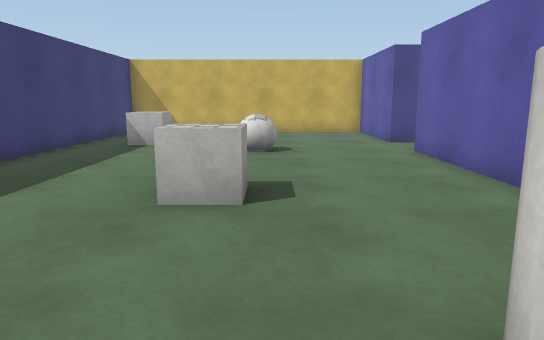
[1] (above)

16 first-person views from a walk through a scene from a Unity 3-D project. The camera is 1.2 m above the floor, tilts 10° down and sees 70° across. The floor is counted in squares, 1 m on a side. Each view is taken from the middle of a square. On the plan, view 1 faces up. The plan holds only what a view shows up to about 15 squares ahead; the rest is blank. Surface patterns are stand-ins for the level's own textures.

[2]
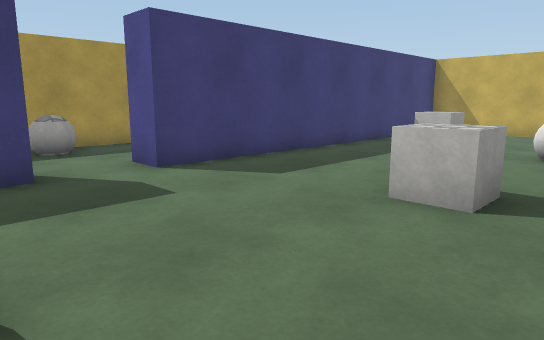

[3]
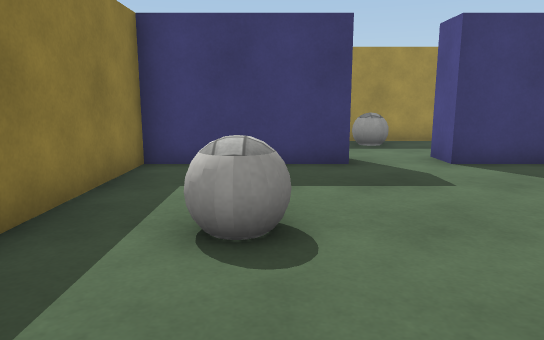

[4]
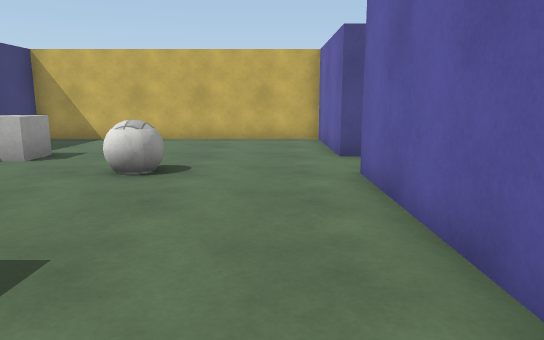

[5]
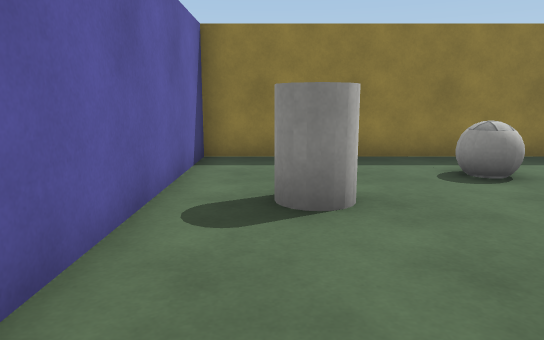

[6]
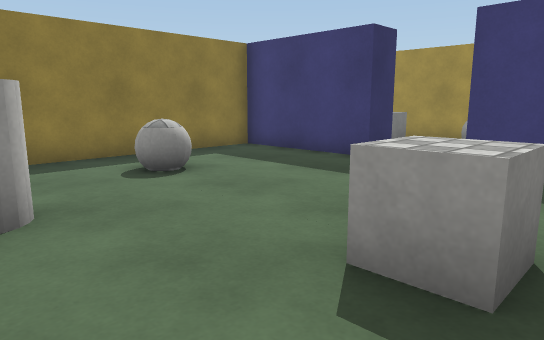

[7]
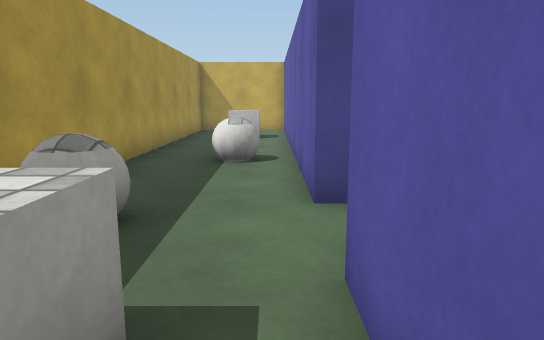

[8]
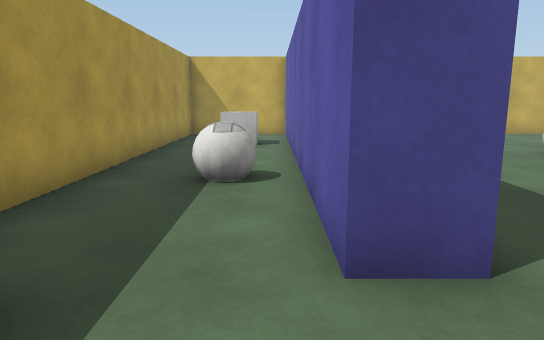

[9]
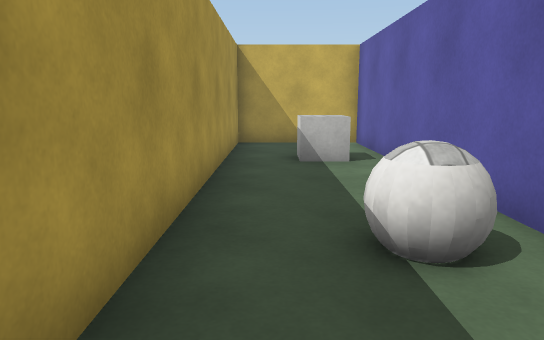

[10]
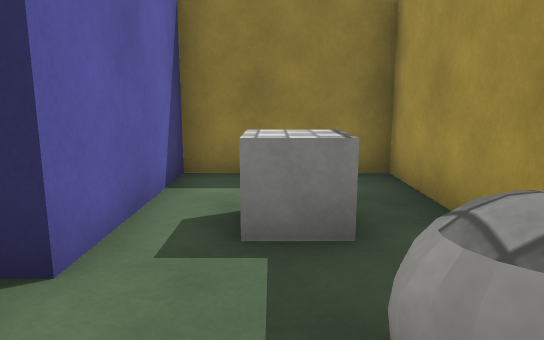

[11]
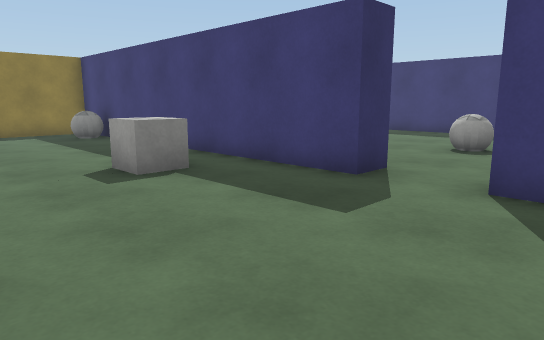

[12]
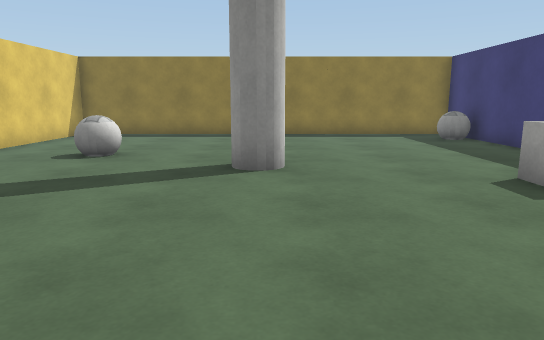

[13]
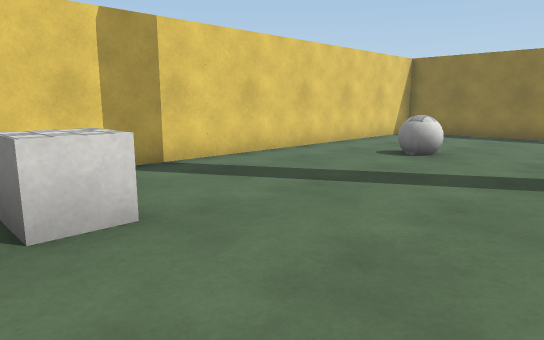

[14]
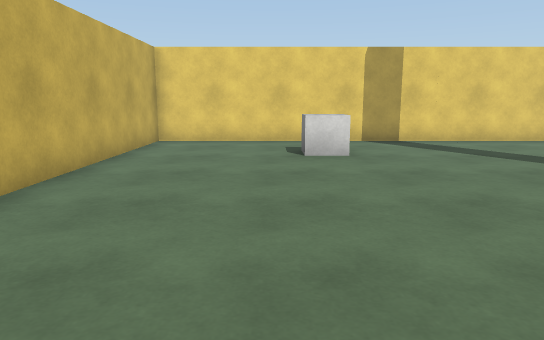

[15]
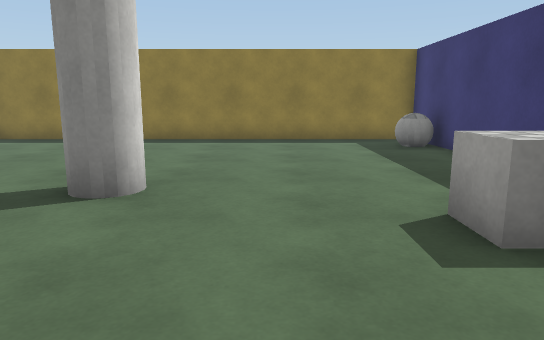

[16]
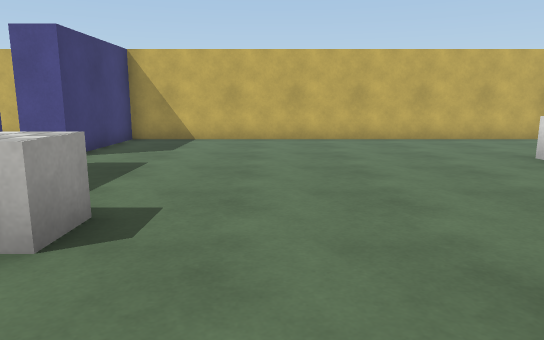

### Floor plan
Ten units are one square. View 1 is at (0, 0); x grows to the right and y downward. Boxes are objects, and circles mark ways between rooms. Rooms are numbered by the first view taken in them; rooms with no view inside come last. Other rooms are left out.
<svg viewBox="-105 -160 290 190">
<path fill="none" stroke="#000" d="M-65 -15 -55 -15 -55 25 35 25 35 -95M35 -115 35 -155 -55 -155 -55 -35 -65 -35M-65 -35 -65 -155 -100 -155 -100 25 -65 25 -65 -15M35 -95 45 -95 45 25 180 25 180 -155 45 -155 45 -115 35 -115"/>
<rect x="-45" y="-125" width="20" height="20" fill="#bbb"><title>cube</title></rect>
<rect x="-25" y="-5" width="20" height="20" fill="#bbb"><title>ball</title></rect>
<rect x="-15" y="-55" width="20" height="10" fill="#bbb"><title>cube</title></rect>
<rect x="-15" y="-105" width="20" height="20" fill="#bbb"><title>ball</title></rect>
<rect x="5" y="-25" width="20" height="20" fill="#bbb"><title>cylinder</title></rect>
<rect x="-95" y="-15" width="20" height="20" fill="#bbb"><title>cube</title></rect>
<rect x="-95" y="-35" width="10" height="20" fill="#bbb"><title>ball</title></rect>
<rect x="-85" y="-75" width="20" height="10" fill="#bbb"><title>ball</title></rect>
<rect x="-85" y="-135" width="10" height="20" fill="#bbb"><title>cube</title></rect>
<rect x="45" y="-5" width="10" height="20" fill="#bbb"><title>ball</title></rect>
<rect x="55" y="-75" width="20" height="20" fill="#bbb"><title>cube</title></rect>
<rect x="145" y="-45" width="10" height="20" fill="#bbb"><title>ball</title></rect>
<rect x="145" y="-115" width="20" height="20" fill="#bbb"><title>cube</title></rect>
<circle cx="-60" cy="-25" r="3" fill="#2a7"/>
<circle cx="40" cy="-105" r="3" fill="#2a7"/>
<text x="-10" y="-60">1</text>
<text x="-80" y="-70">2</text>
<text x="110" y="-70">3</text>
</svg>
Room 1 opens to room 2. Room 1 opens to room 3.

Where each view was taken, in squares from view 1:
view 1: 0 up, 0 right, facing up
view 2: 0 up, 1 right, facing up-left
view 3: 0 up, 2 right, facing left
view 4: 3 up, 2 right, facing up
view 5: 6 up, 2 right, facing down
view 6: 6 up, 2 right, facing down-left
view 7: 1 down, 7 left, facing up
view 8: 1 up, 7 left, facing up
view 9: 4 up, 9 left, facing up
view 10: 4 up, 8 left, facing down
view 11: 13 up, 10 right, facing down-left
view 12: 12 up, 11 right, facing down
view 13: 12 up, 11 right, facing down-right
view 14: 12 up, 6 right, facing right
view 15: 10 up, 9 right, facing down
view 16: 3 up, 9 right, facing up
